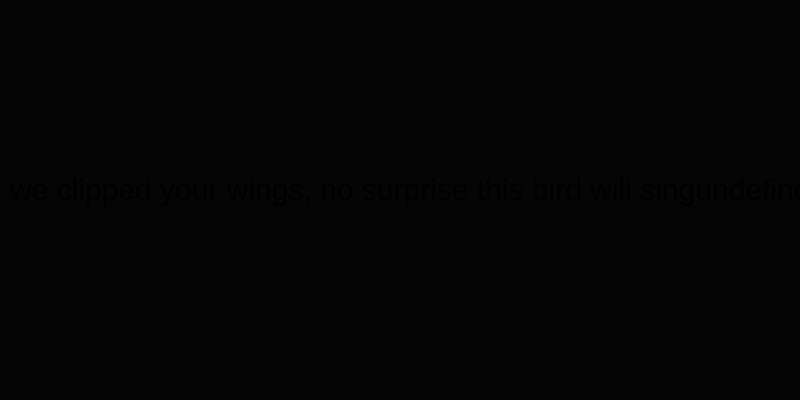
Frame 1 (no input)
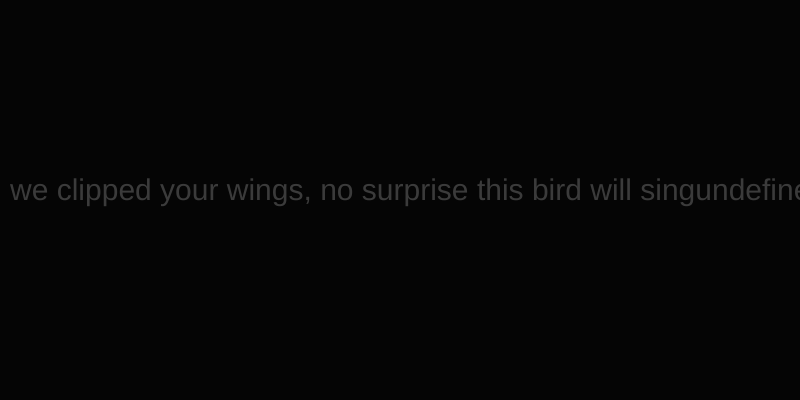
Frame 60 (no input)
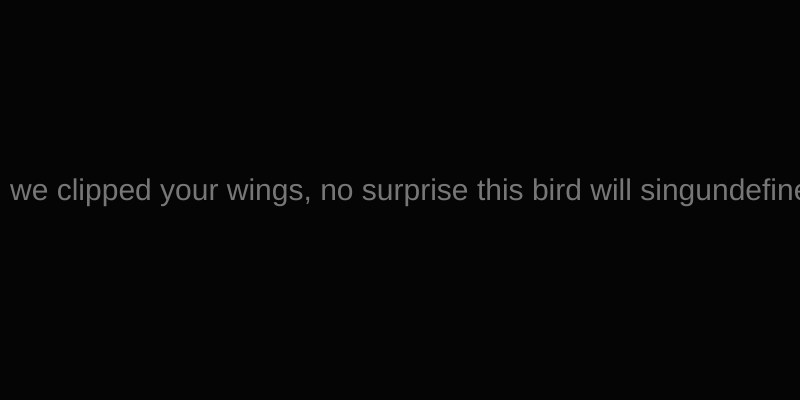
Frame 120 (the mouse pressed at the canvas centre since frame 60)

The p5.js sketch that drew these frames (run headless with seeded random() and noise() and a simulated clock; from frame 60 on, the mouse is pressed at the canvas centre):

// p5.js sketch
// ── sketch.js
var i = 0
var delimiter = /(\;+)/
var poem = "we clipped your wings, no surprise this bird will sing"

function setup() {

  createCanvas(800, 400)
  frameRate(30);
}

function draw() {
  background(5)
  var splitString = split(poem, delimiter)
  textSize(30)
  if (i < 255) {

    fill(i)
    text((splitString[0] + splitString[1]), 10, height/2)
    text((splitString[2]), 10, height/2+30)
    i = i + 1
  } else {
    i = 0
  }
}
